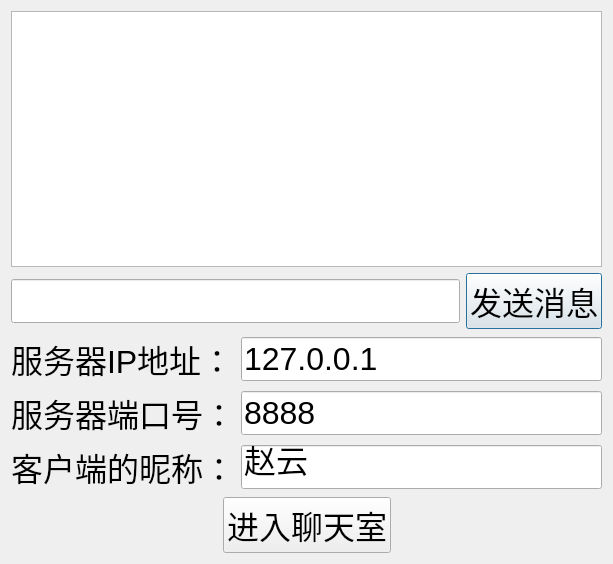
<?xml version="1.0" encoding="UTF-8"?>
<ui version="4.0">
 <class>ClientDialog</class>
 <widget class="QDialog" name="ClientDialog">
  <property name="geometry">
   <rect>
    <x>0</x>
    <y>0</y>
    <width>613</width>
    <height>564</height>
   </rect>
  </property>
  <property name="font">
   <font>
    <pointsize>24</pointsize>
   </font>
  </property>
  <property name="windowTitle">
   <string>ClientDialog</string>
  </property>
  <layout class="QHBoxLayout" name="horizontalLayout_3">
   <item>
    <layout class="QVBoxLayout" name="verticalLayout">
     <item>
      <widget class="QListWidget" name="listWidget"/>
     </item>
     <item>
      <layout class="QHBoxLayout" name="horizontalLayout">
       <item>
        <widget class="QLineEdit" name="sendMessageEdit"/>
       </item>
       <item>
        <widget class="QPushButton" name="sendMessageButton">
         <property name="text">
          <string>发送消息</string>
         </property>
        </widget>
       </item>
      </layout>
     </item>
     <item>
      <layout class="QGridLayout" name="gridLayout">
       <item row="0" column="0">
        <widget class="QLabel" name="label">
         <property name="text">
          <string>服务器IP地址：</string>
         </property>
        </widget>
       </item>
       <item row="0" column="1">
        <widget class="QLineEdit" name="serverIpEdit">
         <property name="text">
          <string>127.0.0.1</string>
         </property>
        </widget>
       </item>
       <item row="1" column="0">
        <widget class="QLabel" name="label_2">
         <property name="text">
          <string>服务器端口号：</string>
         </property>
        </widget>
       </item>
       <item row="1" column="1">
        <widget class="QLineEdit" name="serverPortEdit">
         <property name="text">
          <string>8888</string>
         </property>
        </widget>
       </item>
       <item row="2" column="0">
        <widget class="QLabel" name="label_3">
         <property name="text">
          <string>客户端的昵称：</string>
         </property>
        </widget>
       </item>
       <item row="2" column="1">
        <widget class="QLineEdit" name="clientNameEdit">
         <property name="text">
          <string>赵云</string>
         </property>
        </widget>
       </item>
      </layout>
     </item>
     <item>
      <layout class="QHBoxLayout" name="horizontalLayout_2">
       <item>
        <spacer name="horizontalSpacer">
         <property name="orientation">
          <enum>Qt::Horizontal</enum>
         </property>
         <property name="sizeHint" stdset="0">
          <size>
           <width>40</width>
           <height>20</height>
          </size>
         </property>
        </spacer>
       </item>
       <item>
        <widget class="QPushButton" name="startButton">
         <property name="text">
          <string>进入聊天室</string>
         </property>
        </widget>
       </item>
       <item>
        <spacer name="horizontalSpacer_2">
         <property name="orientation">
          <enum>Qt::Horizontal</enum>
         </property>
         <property name="sizeHint" stdset="0">
          <size>
           <width>40</width>
           <height>20</height>
          </size>
         </property>
        </spacer>
       </item>
      </layout>
     </item>
    </layout>
   </item>
  </layout>
 </widget>
 <layoutdefault spacing="6" margin="11"/>
 <resources/>
 <connections/>
</ui>
